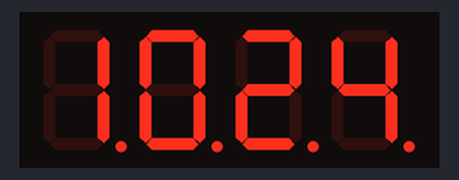
Simulated run of this sketch. Board: Arduino Uno, built with avr-gcc and run on an emulated ATmega328P. Shown: 4-digit seven-segment display. Wiring (inferred from the names in the program): 4-digit 7-segment display, segments lit when LOW: segments pin 9, pin 2, pin 3, pin 5, pin 6, pin 8, pin 7, pin 4; digit selects pin 10, pin 11, pin 12, pin 13. The local clock reads 2024-03-15 10:24:30 at power-on unless the sketch sets it; the segment pins are drawn as the display they are named for.

Above: at 0.1 s.
At 30.1 s:
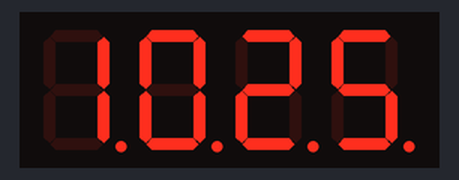
At 90.1 s:
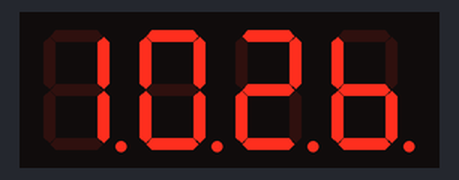

The sketch:

multi_7segment.ino
```cpp
#include <Wire.h>
#include <Time.h>
#include <DS1307RTC.h>

const byte numeral[10] = {

  B11111100, //0
  B01100000,
  B11011010,
  B11110010,
  B01100110,
  B10110110,
  B00111110,
  B11100000,
  B11111110, //8
  B11100110 //9
};

//dp, G,F,E,D,C,B,A
const int segmentPins[8] = {4,7,8,6,5,3,2,9};
const int digitalPins[4] = {10,11,12,13};

void setup()
{
  for(int i=0;i<8;i++)
  {
    pinMode(segmentPins[i] , OUTPUT);
  }

  for(int i=0;i<4;i++)
  {
    pinMode(digitalPins[i] , OUTPUT);
  }

//hour , min , sec ,
//  setTime(2,5,1,4,10,14);

  Serial.begin(9600);
}

void loop()
{

  tmElements_t tm;

  if (RTC.read(tm))
  {
  }
  else
  {
    if (RTC.chipPresent())
    {
      Serial.println("The DS1307 is stopped.  Please run the SetTime");
      Serial.println("example to initialize the time and begin running.");
      Serial.println();
    }
    else
    {
      Serial.println("DS1307 read error!  Please check the circuitry.");
      Serial.println();
    }
    delay(1000);
  }


  int h = tm.Hour;
  int h1 = h/10;
  int h2 = h%10;

  int s = tm.Minute;
  int s1 = s/10;
  int s2 = s%10;

  showDigit(0, h1);
  showDigit(1, h2);
  showDigit(2, s1);
  showDigit(3, s2);

//Serial.print(second());
//delay(1000);
}


void showDigit(int digit,int number)
{
  digitalWrite(digitalPins[digit] , HIGH);

  boolean isBitSet;
  for(int segment=1;segment<8;segment++)
  {
    isBitSet = bitRead(numeral[number],segment);
    isBitSet = !isBitSet;
    digitalWrite(segmentPins[segment], isBitSet);
  }
  delay(5);
  digitalWrite(digitalPins[digit] , LOW);
}
```

Measured:
- what the display in image 0 shows lasts 30.1 s, from 0.0 s to 30.1 s
- what the display in image 1 shows lasts 60.0 s, from 30.1 s to 90.1 s
